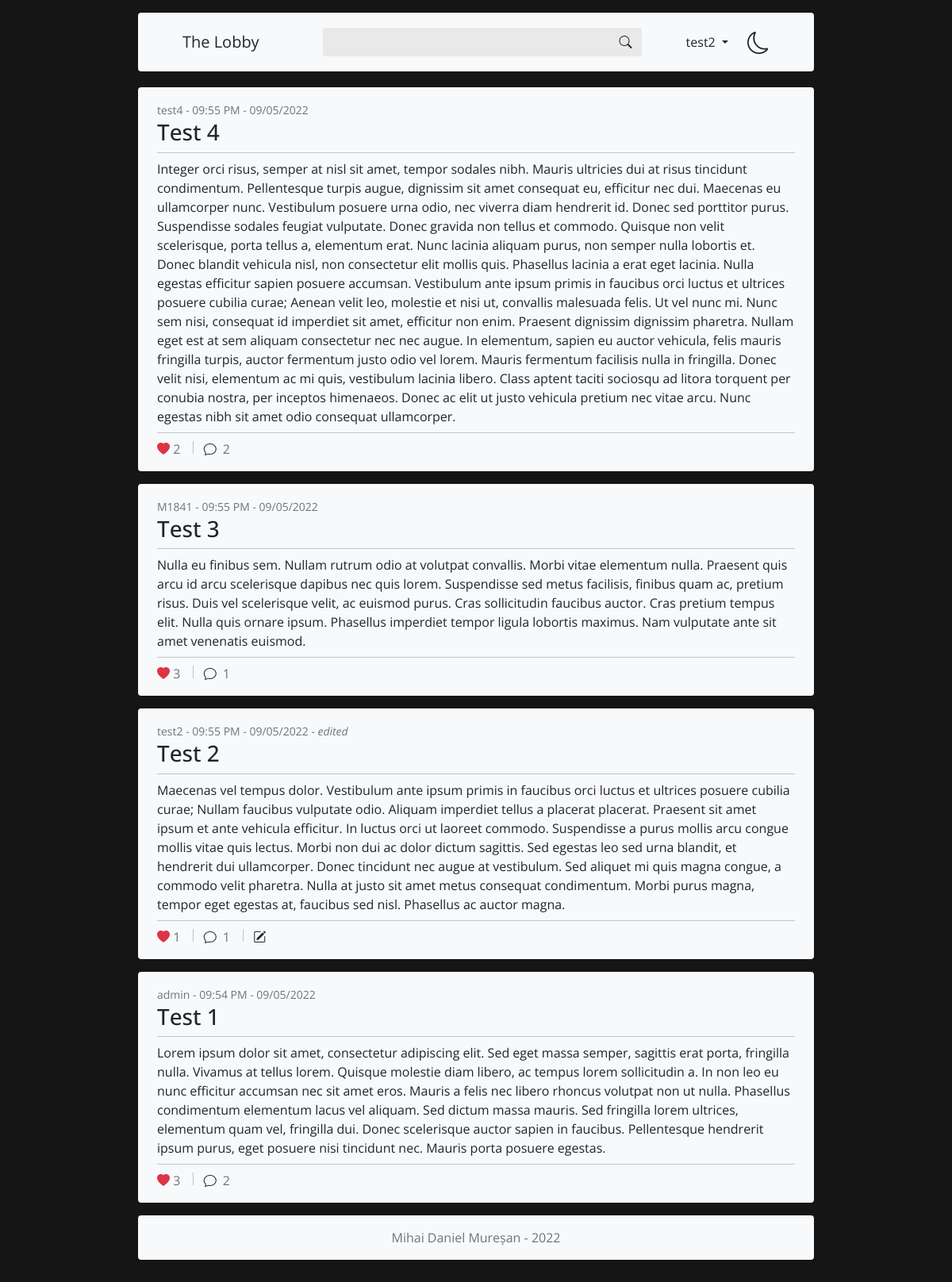
/app/ (signed in), run on the app's committed database.
### tables this page shows
CREATE TABLE `postari` (
  `id` int(11) NOT NULL,
  `titlu` varchar(160) NOT NULL,
  `continut` text NOT NULL,
  `id_user` int(11) NOT NULL,
  `timp` datetime DEFAULT NULL ON UPDATE current_timestamp(),
  `nr_aprecieri` int(6) NOT NULL,
  `nr_comentarii` int(8) NOT NULL,
  `editata` tinyint(1) NOT NULL DEFAULT 0
);

CREATE TABLE `utilizatori` (
  `id` int(11) NOT NULL,
  `nume` varchar(25) NOT NULL,
  `parola` varchar(255) NOT NULL,
  `data_inregistrarii` datetime NOT NULL DEFAULT current_timestamp()
);

### app/functii/schimbare-tema.php (called while the page is built, shortened)
<?php
    $c1 = $_SESSION['c1'];
    $c2 = $_SESSION['c2'];
?>

### app/functii/diverse.php (called while the page is built, shortened)
<?php
    require_once("functii/schimbare-tema.php");
    function afisareTimp($t) {
        $r = date('h:i A - d/m/Y', $t);
        return $r;
    }
?>

### app/componente/postari.php (the view, shortened to what this page needs)
<?php
    require_once("functii/diverse.php");
    $qUtilizatori = mysqli_query(
        $link,
        "SELECT id, nume FROM utilizatori ORDER BY id"
    );
    $utilizatori = [];
    while($aux = mysqli_fetch_assoc($qUtilizatori)) {
        $utilizatori[$aux['id']] = $aux;
    }
    if(!isset($_GET['cautare'])) {
        $qPostari = mysqli_query(
            $link,
            "SELECT
                id, titlu, continut, id_user, editata, UNIX_TIMESTAMP(timp) as timpUnix, nr_aprecieri, nr_comentarii
            FROM postari ORDER BY timpUnix DESC"
        );
    }
    $postari = [];
    while($aux = mysqli_fetch_assoc($qPostari)) {
        $postari[] = $aux;
    }
    if(isset($_SESSION['user']['id'])) {
        $qAprecieri = mysqli_query(
            $link,
            "SELECT *
                FROM aprecieri
                WHERE id_user = {$_SESSION['user']['id']}
                ORDER BY id_postare"
        );
        $aprecieri = [];
        while($aux = mysqli_fetch_assoc($qAprecieri)) {
            $aprecieri[$aux['id_postare']] = 1;
        }
    }
        ?>
        <?php
    foreach($postari as $P) {
        ?>
            <div class="container-fluid bg-<?=$c1?> rounded px-3 py-3 w-100 mb-3">
                <div>
                    <div class="px-2">
                        <small class="text-muted fs-7" unselectable="on" onselectstart="return false;" onmousedown="return false;" style="cursor: default;">
                            <?php
                                if(!isset($utilizatori[$P['id_user']]['nume']))
                                {
                                    ?>
                                        <span class="text-secondary">
                                            [deleted user]
                                        </span>
                                    <?php
                                }
                                else {
                                    ?>
                                        <a href="profil.php?utilizator=<?=$utilizatori[$P['id_user']]['nume']?>" class="link-secondary" style="text-decoration: none;">
                                            <?=$utilizatori[$P['id_user']]['nume']?>
                                        </a>
                                    <?php
                                }
                                ?>
                            -
                            <?=afisareTimp($P['timpUnix'])?>
                            <?=
                            ($P['editata'] == 1 ?
                                '<em>- edited</em>' :
                                ''
                            )
                            ?>
                        </small>
                        <h3>
                            <span class="text-<?=$c2?>" style="cursor: default;">
                                <?=$P['titlu']?>
                            </span>
                        </h3>
                    </div>
                    <hr class="m-2 text-<?=$c2?>">
                    <div class="px-2 text-<?=$c2?>" style="cursor: default;">
                        <?=$P['continut']?>
                    </div>
                    <hr class="m-2 text-<?=$c2?>">
                    <div class="px-2" unselectable="on" onselectstart="return false;" onmousedown="return false;" style="cursor: default;">
                        <a class="link-<?=$c2?> me-2 bi bi-heart<?=(isset($aprecieri[$P['id']]) ? '-fill text-danger' : '')?>" style="text-decoration: none; cursor: pointer;"
                                <?php
                                    if(isset($_SESSION['user'])) {
                                        ?>
                                        onclick="apreciere(this, <?=$P['id']?>)"
                                        <?php
                                    }
                                    else {
                                        ?>href="autentificare.php?operatie=login"<?php
                                    }
                                ?>>
                            <span class="text-muted me-1">
                                <?=$P['nr_aprecieri']?>
                            </span>
                        </a>
                        <a class="link-<?=$c2?> mx-2" data-bs-toggle="collapse" href="#comentarii-<?=$P['id']?>" role="button" style="text-decoration: none"
                                <?php
                                    if(isset($_SESSION['user'])) {
                                        ?><?php
                                    }
                                    else {
                                        ?>href="autentificare.php?operatie=login"<?php
                                    }
                                ?>>
                            <i class="bi bi-chat me-1"></i>
                            <span class="text-muted me-1">
                                <?=$P['nr_comentarii']?>
                            </span>
                        </a>
                        <?php
                                if(isset($utilizatori[$P['id_user']]) && (isset($_SESSION['user']['nume']) && $_SESSION['user']['nume'] == $utilizatori[$P['id_user']]['nume'])) {
                                    ?>
                                    <a href="editare-postare.php?postare=<?=$P['id']?>" class="link-<?=$c2?> mx-2 bi bi-pencil-square" style="text-decoration: none">
                                    </a>
                                    <?php
                                }
                            ?>
                    </div>
                </div>
            </div>
        <?php
    }
?>

### app/index.php (shortened to what this page needs)
<?php
    require_once("functii/diverse.php");
?>
<!DOCTYPE html>
<html lang="en">
<head>
    <link rel="stylesheet" href="externe/bootstrap.min.css">
    <link rel="stylesheet" href="externe/bootstrap-icons.css">
</head>
<body class="px-4 py-3 mx-auto" style="background-color: #151515; font-family: 'Open Sans', sans-serif; overflow-wrap: break-word; max-width: 900px;">
    <?php
        require_once('componente/antet-complet.php');
        require_once('componente/postari.php');
        require_once('componente/subsol.php');
    ?>
</body>
</html>

### app/componente/antet-complet.php (shortened to what this page needs)
<div class="sticky-sm-top pb-1" style="background-color: #151515;">
    <div class="container-fluid bg-<?=$c1?> rounded px-3 py-2 w-100 mb-3">
        <nav class="navbar navbar-<?=$c1?> justify-content-evenly px-2">
            <a class="navbar-brand m-0 text-<?=$c2?>" href="./" unselectable="on" onselectstart="return false;" onmousedown="return false;">
                The Lobby
            </a>
            <form method="get" class="d-flex ms-5 me-4" style="width: 50%; min-width: 200px;">
                <input type="text" name="cautare" class="form-control border-0 rounded-0 rounded-start text-<?=$c2?>" required style="background-color: <?=($c1 == 'dark' ? '#151515' : '#E9E9E9')?>">
                <button type="submit" class="btn border-0 rounded-0 rounded-end text-<?=$c2?> d-flex" style="background-color: <?=($c1 == 'dark' ? '#151515' : '#E9E9E9')?>">
                    <i class="bi bi-search"></i>
                </button>
            </form>
            <div class="d-flex">
                <?php
                    if(!isset($_SESSION['user'])) {
                    ?>
                        <a class="navbar-item link-<?=$c2?> my-auto" href="autentificare.php?operatie=login" style="text-decoration: none" unselectable="on" onselectstart="return false;" onmousedown="return false;">
                            Sign in
                        </a>
                    <?php
                    }
                    else {
                        ?>
                            <div class="dropdown d-flex">
                                <a class="navbar-item link-<?=$c2?> dropdown-toggle my-auto" href="" data-bs-toggle="dropdown" style="text-decoration: none">
                                    <?=$_SESSION['user']['nume']?>
                                </a>
                            </div>
                        <?php
                    }
                ?>
                <a
                </
                    href="./?night=<?=($c1 == 'light'?'on':'off')?>"
                    class="link-<?=$c2?> ms-4 fs-3">
                    <i class="bi bi-<?=($c1 == 'dark' ? 'sun' : 'moon')?>"></i>
                </a>
            </div>
        </nav>
    </div>
</div>

### app/componente/subsol.php
<div class="container-fluid bg-<?=$c1?> rounded px-3 py-3 w-100 mb-3 text-center" unselectable="on" onselectstart="return false;" onmousedown="return false;" style="cursor: default;">
    <span class="text-muted">
        Mihai Daniel Mureșan - 2022
    </span>
</div>

### data on the page
postari: id_user.nume "test4", timpUnix "09:55 PM - 09/05/2022", titlu "Test 4", continut "Integer orci risus, semper at nisl sit amet, tempor sodales nibh. Mauris ultricies dui at risus tincidunt condimentum. Pellentesque turpis augue, dignissim sit amet consequat eu, efficitur nec dui. Maecenas eu ullamcorper nunc. Vestibulum posuere urna odio, nec viverra diam hendrerit id. Donec sed porttitor purus. Suspendisse sodales feugiat vulputate. Donec gravida non tellus et commodo. Quisque non velit scelerisque, porta tellus a, elementum erat. Nunc lacinia aliquam purus, non semper nulla lobortis et. Donec blandit vehicula nisl, non consectetur elit mollis quis. Phasellus lacinia a erat eget lacinia. Nulla egestas efficitur sapien posuere accumsan. Vestibulum ante ipsum primis in…", nr_aprecieri "2", nr_comentarii "2"
postari: id_user.nume "M1841", timpUnix "09:55 PM - 09/05/2022", titlu "Test 3", continut "Nulla eu finibus sem. Nullam rutrum odio at volutpat convallis. Morbi vitae elementum nulla. Praesent quis arcu id arcu scelerisque dapibus nec quis lorem. Suspendisse sed metus facilisis, finibus quam ac, pretium risus. Duis vel scelerisque velit, ac euismod purus. Cras sollicitudin faucibus auctor. Cras pretium tempus elit. Nulla quis ornare ipsum. Phasellus imperdiet tempor ligula lobortis maximus. Nam vulputate ante sit amet venenatis euismod.", nr_aprecieri "3", nr_comentarii "1"
postari: id_user.nume "test2", timpUnix "09:55 PM - 09/05/2022", editata "- edited", titlu "Test 2", continut "Maecenas vel tempus dolor. Vestibulum ante ipsum primis in faucibus orci luctus et ultrices posuere cubilia curae; Nullam faucibus vulputate odio. Aliquam imperdiet tellus a placerat placerat. Praesent sit amet ipsum et ante vehicula efficitur. In luctus orci ut laoreet commodo. Suspendisse a purus mollis arcu congue mollis vitae quis lectus. Morbi non dui ac dolor dictum sagittis. Sed egestas leo sed urna blandit, et hendrerit dui ullamcorper. Donec tincidunt nec augue at vestibulum. Sed aliquet mi quis magna congue, a commodo velit pharetra. Nulla at justo sit amet metus consequat condimentum. Morbi purus magna, tempor eget egestas at, faucibus sed nisl. Phasellus ac auctor magna.", nr_aprecieri "1", nr_comentarii "1"
postari: id_user.nume "admin", timpUnix "09:54 PM - 09/05/2022", titlu "Test 1", continut "Lorem ipsum dolor sit amet, consectetur adipiscing elit. Sed eget massa semper, sagittis erat porta, fringilla nulla. Vivamus at tellus lorem. Quisque molestie diam libero, ac tempus lorem sollicitudin a. In non leo eu nunc efficitur accumsan nec sit amet eros. Mauris a felis nec libero rhoncus volutpat non ut nulla. Phasellus condimentum elementum lacus vel aliquam. Sed dictum massa mauris. Sed fringilla lorem ultrices, elementum quam vel, fringilla dui. Donec scelerisque auctor sapien in faucibus. Pellentesque hendrerit ipsum purus, eget posuere nisi tincidunt nec. Mauris porta posuere egestas.", nr_aprecieri "3", nr_comentarii "2"

### other printed values
$_SESSION['user']['nume'] "test2"
